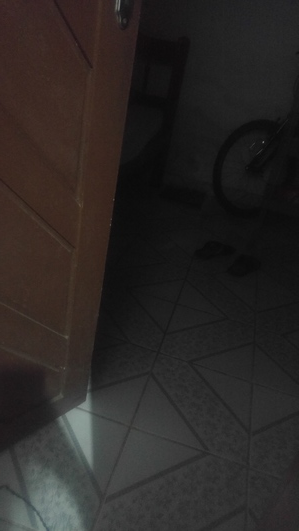
//> input picture Unidade2/imagem_mau_iluminada.jpg, 299 x 531 px
$ ./cannypoints imagem_mau_iluminada.jpg   (built with g++ and OpenCV 4)
//> lines starting //> are read from the running program, lines starting //| are printed output that depends on the picture; after the words box and inside, x2 and y2 are one past the last pixel; in counts of white or black regions, pixels touching at a corner belong together
#include <iostream>
#include <opencv2/opencv.hpp>
#include <fstream>
#include <iomanip>
#include <vector>
#include <algorithm>
#include <numeric>
#include <ctime>
#include <cstdlib>

using namespace std;
using namespace cv;

#define STEP 5
#define JITTER 3
#define RAIO 3

int main(int argc, char** argv){
  vector<int> yrange;
  vector<int> xrange;

  Mat imagem, imagemBorda, imagemPontilhismo;

  int width, height;
  int x, y;

  Vec3b pixel;

  imagem= imread(argv[1],CV_LOAD_IMAGE_COLOR);
//> imagem is the input picture: 531 rows x 299 cols, CV_8UC3; mean B, G, R 37.3, 39.1, 43.1

  srand(time(0));

  if(!imagem.data){
	cout << "nao abriu" << argv[1] << endl;
    cout << argv[0] << " imagem.jpg";
    exit(0);
  }

  width=imagem.size().width;
//> width = 299
  height=imagem.size().height;
//> height = 531

  xrange.resize(height/STEP);
//> xrange = 106 values from 0 to 0
  yrange.resize(width/STEP);
//> yrange = 59 values from 0 to 0

  iota(xrange.begin(), xrange.end(), 0);
//> xrange = 106 values from 0 to 105
  iota(yrange.begin(), yrange.end(), 0);
//> yrange = 59 values from 0 to 58

  for(uint i=0; i<xrange.size(); i++){
    xrange[i]= xrange[i]*STEP+STEP/2;
  }
//> after the loop, xrange = 106 values from 2 to 527


  for(uint i=0; i<yrange.size(); i++){
    yrange[i]= yrange[i]*STEP+STEP/2;
  }

  imagemPontilhismo = Mat(height, width, CV_8UC3, Scalar(255,255,255));

  random_shuffle(xrange.begin(), xrange.end());

  for(auto i : xrange){
    random_shuffle(yrange.begin(), yrange.end());
    for(auto j : yrange){
      x = i+rand()%(2*JITTER)-JITTER+1;
      y = j+rand()%(2*JITTER)-JITTER+1;
      pixel = imagem.at<Vec3b>(x,y);
      circle(imagemPontilhismo,
             cv::Point(y,x),
             RAIO,
             cv::Scalar(pixel[0],pixel[1],pixel[2]),
             -1,
             CV_AA);
    }
  }
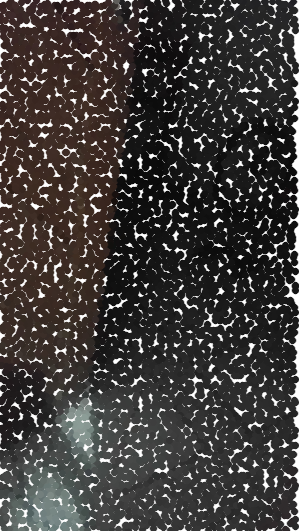
//> imagemPontilhismo: 531 rows x 299 cols, CV_8UC3; mean B, G, R 60.5, 62.1, 65.7

  // acrescentar pontos nas bordas usando o filtro de canny

  int raio2 = 8;
  for (int interacoes = 1; interacoes < 6;interacoes++){
    Canny(imagem, imagemBorda, interacoes*15, interacoes*45);
    raio2 = raio2 - 1;
    // procurar onde há borda, e, onde encontrar, colocar um
    // ponto na imagem com pontilhismo
    for (int i = 0; i < height; ++i){
      for (int j = 0; i < width; ++i){
        if (imagemBorda.at<uchar>(i,j)>0){
          pixel = imagem.at<Vec3b>(x,y);
          circle(imagemPontilhismo,
             cv::Point(y,x),
             raio2,
             cv::Scalar(pixel[0],pixel[1],pixel[2]),
             -1,
             CV_AA);
        }
      }
    }
  }
//> this loop made 5 passes
//> pass 1, `Canny(imagem, imagemBorda, interacoes*15, interacoes*45);`:
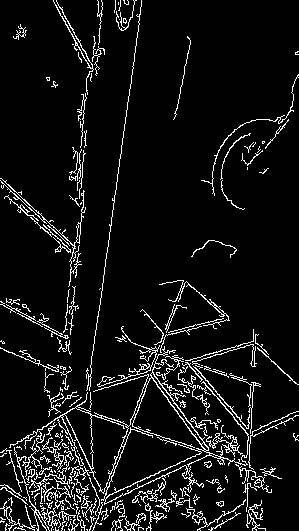
//> imagemBorda: 531 rows x 299 cols, CV_8UC1; 7.4% white in thin lines or dots
//> pass 2, `Canny(imagem, imagemBorda, interacoes*15, interacoes*45);`:
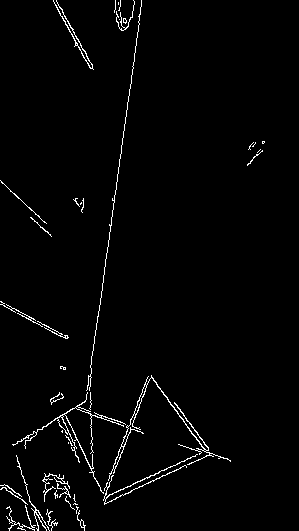
//> imagemBorda: 531 rows x 299 cols, CV_8UC1; 2% white in thin lines or dots, all inside (x1, y1, x2, y2) = (0, 0, 265, 531)
//> pass 3, `Canny(imagem, imagemBorda, interacoes*15, interacoes*45);`:
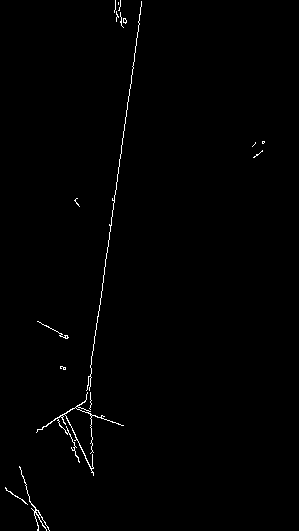
//> imagemBorda: 531 rows x 299 cols, CV_8UC1; 0.74% white in thin lines or dots, all inside (x1, y1, x2, y2) = (5, 0, 265, 531)
//> after the loop:
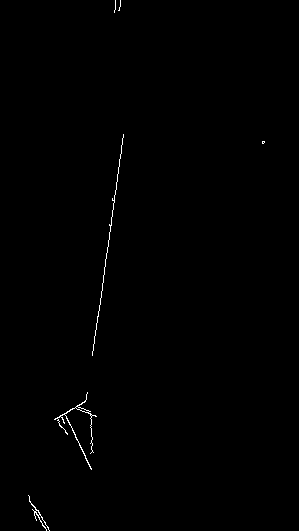
//> imagemBorda: 531 rows x 299 cols, CV_8UC1; 0.37% white in thin lines or dots, all inside (x1, y1, x2, y2) = (28, 0, 265, 531)
//> after the loop: imagemPontilhismo: 531 rows x 299 cols, CV_8UC3; 0.1% of pixels changed, all inside (x1, y1, x2, y2) = (51, 395, 67, 411)
//> after the loop, raio2 = 3
  imshow("Imagem com pontilhismo e canny", imagemPontilhismo);
  imwrite("cannyPontilhismo.png", imagemPontilhismo);

  char key = (char) waitKey();
//> the space key is pressed
  return 0;
}
